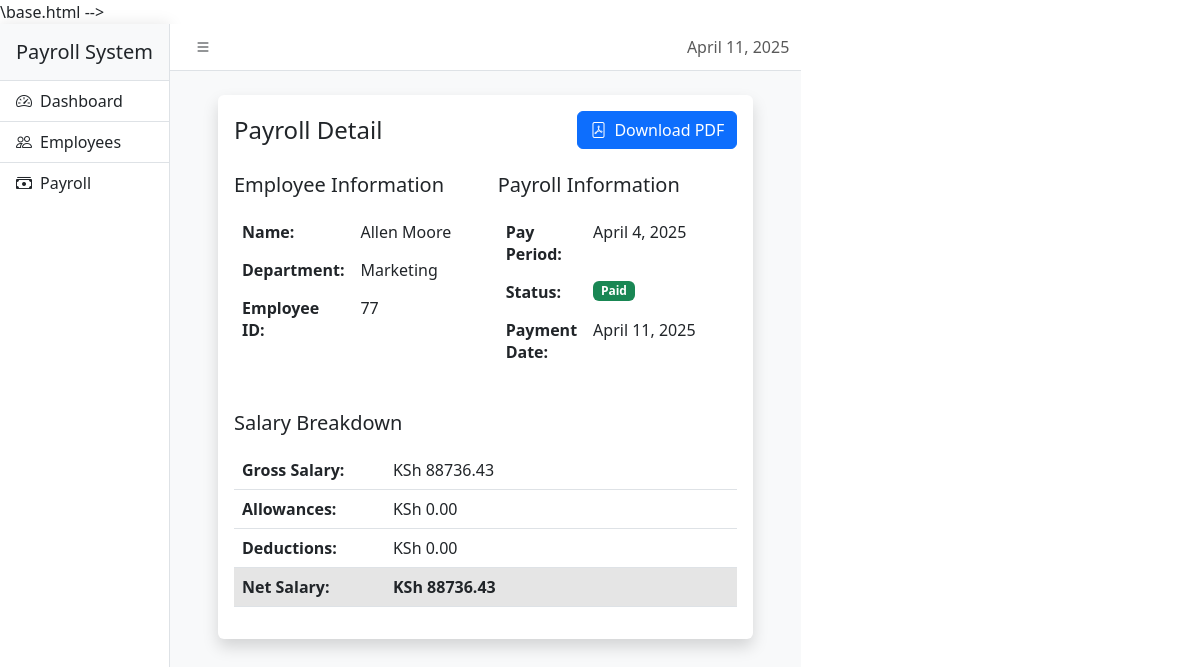
/payroll/3/, run on the app's committed database.
### payroll/models.py (models this page shows, shortened)
class Employee(models.Model):
    ACTIVE_STATUS = [
        ('active', 'Active'),
        ('on_leave', 'On Leave'),
        ('probation', 'Probation'),
    ]
    DEPARTMENT_CHOICES = [
        ('engineering', 'Engineering'),
        ('marketing', 'Marketing'),
        ('sales', 'Sales'),
        ('human_resource', 'Human Resource'),
        ('finance', 'Finance'),
        ('design', 'Design'),
    ]
    first_name = models.CharField(max_length=30)
    last_name = models.CharField(max_length=30)
    email = models.EmailField()
    phone_number = models.CharField(max_length=15, blank=True, null=True)
    hire_date = models.DateField()
    department = models.CharField(
        max_length=20,
        choices=DEPARTMENT_CHOICES,
        null=True,
        blank=True,
    )
    salary = models.DecimalField(max_digits=10, decimal_places=2)
    is_active = models.CharField(
        max_length=10,
        choices=ACTIVE_STATUS,
        default='active',
    )

class Payroll(models.Model):
    PAYMENT_STATUS_CHOICES = [
        ('paid', 'Paid'),
        ('pending', 'Pending'),
    ]
    employee = models.ForeignKey(Employee, on_delete=models.CASCADE, related_name='payrolls')
    pay_period = models.DateField(
        default=timezone.now,
        help_text="Period for which this payroll is generated"
    )
    gross_salary = models.DecimalField(max_digits=10, decimal_places=2)
    total_allowances = models.DecimalField(max_digits=10, decimal_places=2, default=0.00)
    total_deductions = models.DecimalField(max_digits=10, decimal_places=2, default=0.00)
    net_salary = models.DecimalField(max_digits=10, decimal_places=2)
    payment_status = models.CharField(
        max_length=20,
        choices=PAYMENT_STATUS_CHOICES,
        default='pending'
    )
    payment_date = models.DateField(blank=True, null=True)
    created_at = models.DateTimeField(auto_now_add=True)
    updated_at = models.DateTimeField(auto_now=True)
    class Meta:
        ordering = ['-pay_period', 'employee__first_name']
        unique_together = ['employee', 'pay_period']

### payroll/views.py (the view)
# urls.py: path('payroll/<int:payroll_id>/', views.payroll_detail, name='payroll_detail'),
def payroll_detail(request, payroll_id):
    payroll = get_object_or_404(Payroll.objects.select_related('employee'), id=payroll_id)
    context = {
        'payroll': payroll,
        'title': f'Payroll Detail - {payroll.pay_period.strftime("%B %Y")}',
        'employee': payroll.employee,
        'department': dict(Employee.DEPARTMENT_CHOICES).get(payroll.employee.department, ''),
        'status': dict(Payroll.PAYMENT_STATUS_CHOICES).get(payroll.payment_status, ''),
        'today': timezone.now().date(),  # Add today's date to context
    }
    return render(request, 'payroll/payroll_detail.html', context)

### payroll/templates/payroll/payroll_detail.html (shortened to what this page needs)
{% extends 'base.html'%}
{% load static %}
{% block content %}
<div class="container-fluid px-4">
    <div class="row mb-4">
        <div class="col-12">
            <div class="card border-0 shadow">
                <div class="card-body">
                    <div class="d-flex justify-content-between align-items-center mb-4">
                        <h4 class="card-title mb-0">Payroll Detail</h4>
                        <div class="d-flex gap-2">
                            <button class="btn btn-primary" onclick="generatePDF({{ payroll.id }})">
                                <i class="bi bi-file-pdf me-2"></i>Download PDF
                            </button>
                        </div>
                    </div>
                    <div class="row mb-4">
                        <div class="col-md-6">
                            <h5 class="mb-3">Employee Information</h5>
                            <table class="table table-borderless">
                                <tr>
                                    <th width="30%">Name:</th>
                                    <td>{{ employee.first_name }} {{ employee.last_name }}</td>
                                </tr>
                                <tr>
                                    <th>Department:</th>
                                    <td>{{ department }}</td>
                                </tr>
                                <tr>
                                    <th>Employee ID:</th>
                                    <td>{{ employee.id }}</td>
                                </tr>
                            </table>
                        </div>
                        <div class="col-md-6">
                            <h5 class="mb-3">Payroll Information</h5>
                            <table class="table table-borderless">
                                <tr>
                                    <th width="30%">Pay Period:</th>
                                    <td>{{ payroll.pay_period|date:"F j, Y" }}</td>
                                </tr>
                                <tr>
                                    <th>Status:</th>
                                    <td>
                                        <span class="badge {% if payroll.payment_status == 'paid' %}bg-success{% else %}bg-warning{% endif %}">
                                            {{ status }}
                                        </span>
                                    </td>
                                </tr>
                                <tr>
                                    <th>Payment Date:</th>
                                    <td>{{ payroll.payment_date|date:"F j, Y"|default:"Pending" }}</td>
                                </tr>
                            </table>
                        </div>
                    </div>
                    <div class="row">
                        <div class="col-12">
                            <h5 class="mb-3">Salary Breakdown</h5>
                            <table class="table">
                                <tbody>
                                    <tr>
                                        <th width="30%">Gross Salary:</th>
                                        <td>KSh {{ payroll.gross_salary|floatformat:2 }}</td>
                                    </tr>
                                    <tr>
                                        <th>Allowances:</th>
                                        <td>KSh {{ payroll.total_allowances|floatformat:2 }}</td>
                                    </tr>
                                    <tr>
                                        <th>Deductions:</th>
                                        <td>KSh {{ payroll.total_deductions|floatformat:2 }}</td>
                                    </tr>
                                    <tr class="table-active fw-bold">
                                        <th>Net Salary:</th>
                                        <td>KSh {{ payroll.net_salary|floatformat:2 }}</td>
                                    </tr>
                                </tbody>
                            </table>
                        </div>
                    </div>
                </div>
            </div>
        </div>
    </div>
</div>
{% endblock %}

### data on the page
Employee: first_name "Allen", last_name "Moore", department "Marketing", id "77"
Payroll: pay_period "April 4, 2025", payment_status "Paid", payment_date "April 11, 2025", gross_salary "88736.43", total_allowances "0.00", total_deductions "0.00", net_salary "88736.43"
